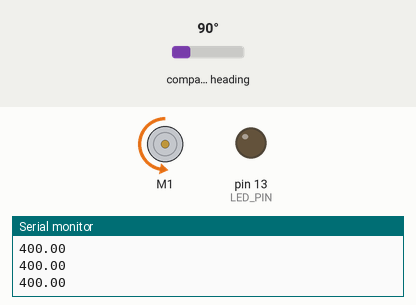
This sketch was run on a simulated Arduino Uno, built with avr-gcc and run on an emulated ATmega328P. Shown: DC motor (green arrow = forward, orange = backward, longer = faster), output pins drawn as LEDs (lit = HIGH), the last lines printed to the serial monitor. Wiring (inferred from the names in the program): HMC5883L compass at I2C address 0x1E. Inputs (shaded band) come from the test bench; at power-on: compass heading 90°.

Above: at 1.2 s.
1.3 s: compass heading set to 269°
At 2.1 s:
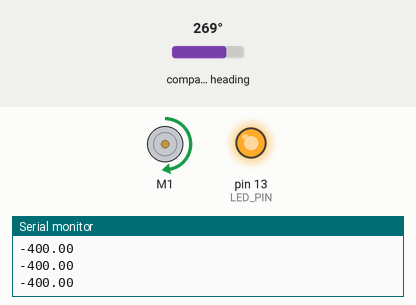
3.2 s: compass heading set to 7°
At 5.33 s:
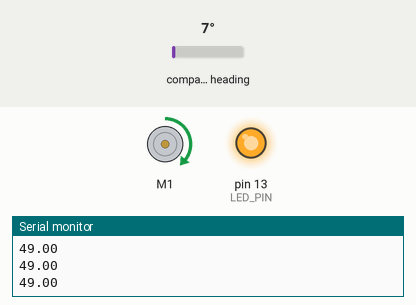
6.2 s: compass heading set to 180°
At 7.4 s:
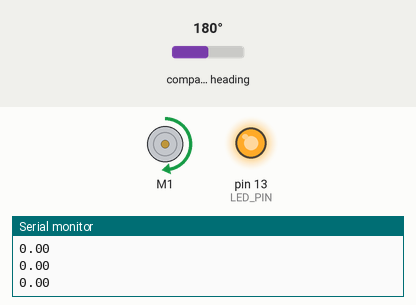
7.7 s: compass heading set to 4°
At 7.86 s:
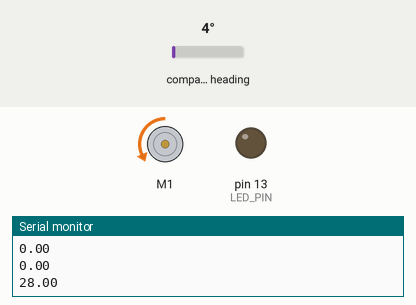
9.5 s: compass heading set to 352°
At 10.0 s:
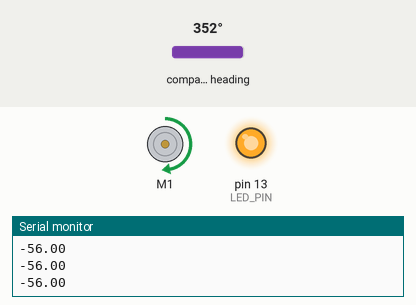
Timing chart, 0 to 12.0 s (numbered marks = the images above; inputs shaded):
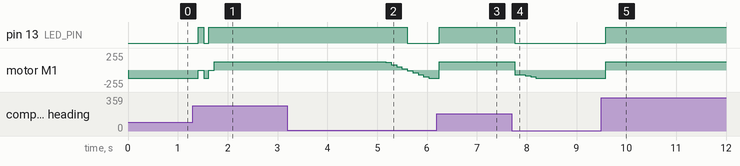

The sketch:

hmc5883L.ino
```cpp
/**
 * LPRO AIT 2019
 * TP1
 *
 * Compass HMC5883L demo
 *
 * This demo prints the magnetic field measured along the Y-axis
 *
 */
#include <Wire.h>               //I2C lib
#define HMC5883L_address 0x1E  //I2C address of the HMC5883L
#include <DRV8835MotorShield.h>
#define LED_PIN 13

DRV8835MotorShield motors;
void motor_command(int command);

#define X 3  //X, Y and Z register addresses
#define Y 7
#define Z 5
double Xmagnetic;
double Ymagnetic;
double Zmagnetic;
int E[2] = {0, 0}; //[n-2,n-1]
int S[2] = {0, 0}; //[n-2,n-1]
int Kp = 10;
int Ki = 1;
int Kd = 1;
int Erreur = 0;
int Total_Erreur = 0;
int Erreur_Prec = 0;
int P = 0;
int I = 0;
int D = 0;
int vitesse = 0;
int command;

/**
 * Setup
 */
void setup()
{
  pinMode(LED_PIN, OUTPUT);
  Serial.begin(9600);
  Wire.begin();         //Initialisation de la librairie Wire
  Init_HMC5803L();    //Initialiser le module boussole
}

/**
 * loop
 */
void loop()
{
  Ymagnetic = HMC5883L_read(Y);
  Serial.println (Ymagnetic);
  vitesse = 0.002586 * E[1] + 0.0016858 * E[0] + 1.5113 * S[1] - 0.5487610 * S[0];
  Erreur = 0 - Ymagnetic;
  Total_Erreur += Erreur;
  P = Erreur * Kp;
  I = Total_Erreur * Ki;
  D = (Erreur - Erreur_Prec) * Kd;
  Erreur_Prec = Erreur;
  command = P + I + D;
  vitesse = command;
  E[0] = E[1];
  E[1] = command;
  S[0] = S[1];
  S[1] = Ymagnetic;
  if(vitesse>200){motor_command(200);}
  else if(vitesse<-200){motor_command(-200);}
  else{motor_command(vitesse);}
  delay(100);
}

/**
 * Init_HMC5803L
 * Initialize the compass
 */
void Init_HMC5803L(void)
{
  /* Set the module to 8x averaging and 15Hz measurement rate */
  Wire.beginTransmission(HMC5883L_address);
  Wire.write(0x00);
  Wire.write(0x70);

  Wire.write(0x01);
  Wire.write(0xA0);   //Règle un gain de 5
  Wire.endTransmission();
}

/**
 * HMC5803L_Read
 * Read 1 axis
 */
int HMC5883L_read(byte Axis)
{
  int Result;
  // Initiate a single measurement
  Wire.beginTransmission(HMC5883L_address);
  Wire.write(0x02);
  Wire.write(0x01);
  Wire.endTransmission();
  delay(6);

  // Move modules the resiger pointer to one of the axis data registers
  Wire.beginTransmission(HMC5883L_address);
  Wire.write(Axis);
  Wire.endTransmission();

  // Read the data from registers (there are two 8 bit registers for each axis)
  Wire.requestFrom(HMC5883L_address, 2);
  Result = Wire.read() << 8;
  Result |= Wire.read();

  return Result;
}

void motor_command(int command)
{
  if (command < 0) {
    motors.flipM1(true);
    motors.setM1Speed(-command);
    digitalWrite(LED_PIN, LOW);
  }
  else {
    motors.flipM1(false);
    motors.setM1Speed(command);
    digitalWrite(LED_PIN, HIGH);
  }
}
```

Measured:
- after the input at 1.3 s, pin 13 (LED_PIN): LOW → HIGH after 0.11 s, → LOW 0.11 s later, → HIGH 0.11 s later; motor M1: backward 127/255 → stopped after 0.11 s, → backward 127/255 0.11 s later, → stopped 0.11 s later, → forward 127/255 0.11 s later
- after the input at 3.2 s, pin 13 (LED_PIN): HIGH → LOW after 2.4 s; motor M1: moves from forward 127/255 to backward 127/255 over 0.86 s, starting after 2.0 s
- after the input at 6.2 s, pin 13 (LED_PIN): LOW → HIGH after 0.05 s; motor M1: backward 127/255 → forward 127/255 after 0.05 s
- after the input at 7.7 s, pin 13 (LED_PIN): HIGH → LOW after 0.06 s; motor M1: moves from forward 127/255 to backward 127/255 over 0.54 s, starting after 0.06 s
- after the input at 9.5 s, pin 13 (LED_PIN): LOW → HIGH after 0.09 s; motor M1: backward 127/255 → forward 127/255 after 0.09 s
